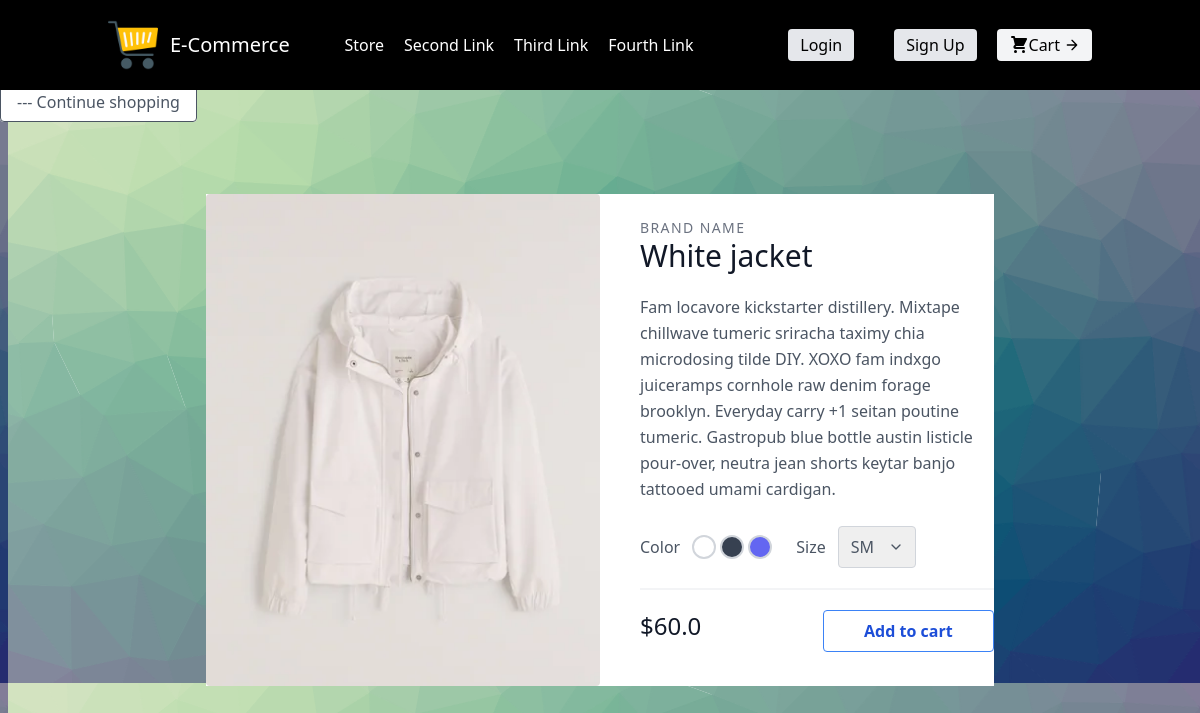
/1/, run on the app's committed database.
### store/models.py (models this page shows, shortened)
class Product(models.Model):
    name = models.CharField(max_length=200, null=True)
    price = models.FloatField()
    digital = models.BooleanField(default=False, null=True, blank=True)
    category = models.ForeignKey(Category, null=True, blank=True, on_delete=models.SET_NULL)
    image = models.ImageField(null=True, blank=True)
    def imageUrl(self):
        try:
            url = self.image.url
        except:
            url = 'https://dummyimage.com/400x500'
        return url

### store/views.py (the view)
# urls.py: path('<int:pk>/', views.ProductDetail.as_view(), name='product-detail'),
class ProductDetail(DetailView):
    template_name = 'store/product_detail.html'
    model = models.Product
    context_object_name = 'product'

### store/templates/store/product_detail.html (shortened to what this page needs)
{% extends "base.html" %}
{% block content %}
<section class="text-gray-600 body-font overflow-hidden">
  <a href="{% url 'store:index' %}" class="bg-white hover:bg-gray-600 text-gray-600 font-semibold hover:text-white my-10 py-2 px-4 border border-gray-600 hover:border-transparent rounded">
    <span class="title-font font-medium "> --- Continue shopping </span>
  </a>
  <div class="container px-5 my-20 mx-auto">
    <div class="lg:w-4/5 mx-auto flex flex-wrap bg-white">
      <img alt="ecommerce" class="lg:w-1/2 w-full lg:h-auto h-64 object-cover object-center rounded" src="{{ product.imageUrl }}">
      <div class="lg:w-1/2 w-full lg:pl-10 lg:py-6 mt-6 lg:mt-0">
        <h2 class="text-sm title-font text-gray-500 tracking-widest">BRAND NAME</h2>
        <h1 class="text-gray-900 text-3xl title-font font-medium mb-5">{{ product.name }}</h1>
        <p class="leading-relaxed">Fam locavore kickstarter distillery. Mixtape chillwave tumeric sriracha taximy chia microdosing tilde DIY. XOXO fam indxgo juiceramps cornhole raw denim forage brooklyn. Everyday carry +1 seitan poutine tumeric. Gastropub blue bottle austin listicle pour-over, neutra jean shorts keytar banjo tattooed umami cardigan.</p>
        <div class="flex mt-6 items-center pb-5 border-b-2 border-gray-100 mb-5">
          <div class="flex">
            <span class="mr-3">Color</span>
            <button class="border-2 border-gray-300 rounded-full w-6 h-6 focus:outline-none"></button>
            <button class="border-2 border-gray-300 ml-1 bg-gray-700 rounded-full w-6 h-6 focus:outline-none"></button>
            <button class="border-2 border-gray-300 ml-1 bg-indigo-500 rounded-full w-6 h-6 focus:outline-none"></button>
          </div>
          <div class="flex ml-6 items-center">
            <span class="mr-3">Size</span>
            <div class="relative">
              <select class="rounded border appearance-none border-gray-300 py-2 focus:outline-none focus:ring-2 focus:ring-indigo-200 focus:border-indigo-500 text-base pl-3 pr-10">
                <option>SM</option>
              </select>
              <span class="absolute right-0 top-0 h-full w-10 text-center text-gray-600 pointer-events-none flex items-center justify-center">
              </span>
            </div>
          </div>
        </div>
        <div class="flex justify-between">
          <span class="title-font font-medium text-2xl text-gray-900">${{ product.price }}</span>
          <button data-product="{{ product.id }}" data-action="add" class="bg-transparent hover:bg-blue-500 text-blue-700 font-semibold hover:text-white py-2 px-10 border border-blue-500 hover:border-transparent rounded update-cart">
            Add to cart
        </button>
      </div>
    </div>
  </div>
</section>
{% endblock content %}

### static/css/styles.css (style rules this page uses)
body { background: url('../images/bg_image.png') 100%; }

### data on the page
Product: imageUrl (picture), name "White jacket", price "60.0"
